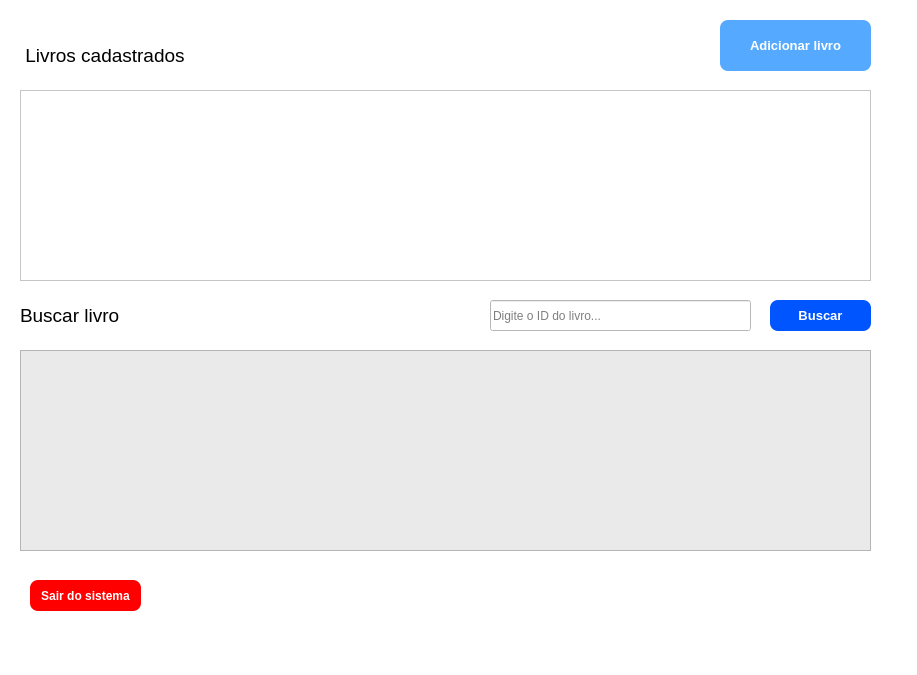
<?xml version="1.0" encoding="UTF-8"?>
<ui version="4.0">
 <class>MainWindow</class>
 <widget class="QMainWindow" name="MainWindow">
  <property name="geometry">
   <rect>
    <x>0</x>
    <y>0</y>
    <width>917</width>
    <height>675</height>
   </rect>
  </property>
  <property name="windowTitle">
   <string>MainWindow</string>
  </property>
  <property name="styleSheet">
   <string notr="true">background-color: rgb(255, 255, 255);</string>
  </property>
  <widget class="QWidget" name="centralwidget">
   <widget class="QTableView" name="tableView">
    <property name="geometry">
     <rect>
      <x>20</x>
      <y>90</y>
      <width>851</width>
      <height>191</height>
     </rect>
    </property>
   </widget>
   <widget class="QPushButton" name="pushButton_add_livro">
    <property name="geometry">
     <rect>
      <x>720</x>
      <y>20</y>
      <width>151</width>
      <height>51</height>
     </rect>
    </property>
    <property name="font">
     <font>
      <pointsize>10</pointsize>
      <weight>75</weight>
      <bold>true</bold>
     </font>
    </property>
    <property name="cursor">
     <cursorShape>PointingHandCursor</cursorShape>
    </property>
    <property name="styleSheet">
     <string notr="true">background-color: rgb(85, 170, 255);
color: rgb(255, 255, 255);
 border-radius: 8px;</string>
    </property>
    <property name="text">
     <string>Adicionar livro</string>
    </property>
   </widget>
   <widget class="QPushButton" name="pushButton_voltar">
    <property name="geometry">
     <rect>
      <x>30</x>
      <y>580</y>
      <width>111</width>
      <height>31</height>
     </rect>
    </property>
    <property name="font">
     <font>
      <weight>75</weight>
      <bold>true</bold>
     </font>
    </property>
    <property name="cursor">
     <cursorShape>PointingHandCursor</cursorShape>
    </property>
    <property name="styleSheet">
     <string notr="true"> border-radius: 8px;
background-color: rgb(255, 0, 0);
color: rgb(255, 255, 255);</string>
    </property>
    <property name="text">
     <string>Sair do sistema</string>
    </property>
   </widget>
   <widget class="QLineEdit" name="lineEdit_pesquisar">
    <property name="geometry">
     <rect>
      <x>490</x>
      <y>300</y>
      <width>261</width>
      <height>31</height>
     </rect>
    </property>
    <property name="placeholderText">
     <string>Digite o ID do livro...</string>
    </property>
   </widget>
   <widget class="QPushButton" name="pushButton_busca">
    <property name="geometry">
     <rect>
      <x>770</x>
      <y>300</y>
      <width>101</width>
      <height>31</height>
     </rect>
    </property>
    <property name="font">
     <font>
      <pointsize>10</pointsize>
      <weight>75</weight>
      <bold>true</bold>
     </font>
    </property>
    <property name="cursor">
     <cursorShape>PointingHandCursor</cursorShape>
    </property>
    <property name="styleSheet">
     <string notr="true">background-color: rgb(0, 85, 255);
color: rgb(255, 255, 255);
 border-radius: 8px;</string>
    </property>
    <property name="text">
     <string>Buscar</string>
    </property>
   </widget>
   <widget class="QLabel" name="label">
    <property name="geometry">
     <rect>
      <x>20</x>
      <y>40</y>
      <width>201</width>
      <height>31</height>
     </rect>
    </property>
    <property name="font">
     <font>
      <pointsize>14</pointsize>
     </font>
    </property>
    <property name="text">
     <string> Livros cadastrados</string>
    </property>
   </widget>
   <widget class="QScrollArea" name="scrollArea">
    <property name="geometry">
     <rect>
      <x>20</x>
      <y>350</y>
      <width>851</width>
      <height>201</height>
     </rect>
    </property>
    <property name="styleSheet">
     <string notr="true">background-color: rgb(234, 234, 234);</string>
    </property>
    <property name="widgetResizable">
     <bool>true</bool>
    </property>
    <widget class="QWidget" name="scrollAreaWidgetContents">
     <property name="geometry">
      <rect>
       <x>0</x>
       <y>0</y>
       <width>849</width>
       <height>199</height>
      </rect>
     </property>
    </widget>
   </widget>
   <widget class="QLabel" name="label_2">
    <property name="geometry">
     <rect>
      <x>20</x>
      <y>300</y>
      <width>121</width>
      <height>31</height>
     </rect>
    </property>
    <property name="font">
     <font>
      <pointsize>14</pointsize>
     </font>
    </property>
    <property name="text">
     <string>Buscar livro</string>
    </property>
   </widget>
  </widget>
  <widget class="QMenuBar" name="menubar">
   <property name="geometry">
    <rect>
     <x>0</x>
     <y>0</y>
     <width>917</width>
     <height>26</height>
    </rect>
   </property>
  </widget>
  <widget class="QStatusBar" name="statusbar"/>
 </widget>
 <resources/>
 <connections/>
</ui>
